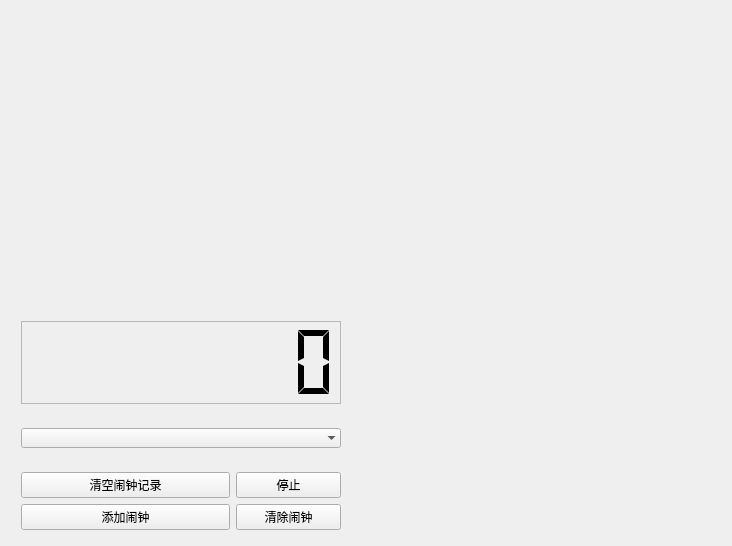
<?xml version="1.0" encoding="UTF-8"?>
<ui version="4.0">
 <class>DigitClock</class>
 <widget class="QWidget" name="DigitClock">
  <property name="geometry">
   <rect>
    <x>0</x>
    <y>0</y>
    <width>732</width>
    <height>546</height>
   </rect>
  </property>
  <property name="windowTitle">
   <string>DigitClock</string>
  </property>
  <property name="windowOpacity">
   <double>1.000000000000000</double>
  </property>
  <widget class="QWidget" name="gridLayoutWidget">
   <property name="geometry">
    <rect>
     <x>10</x>
     <y>310</y>
     <width>331</width>
     <height>231</height>
    </rect>
   </property>
   <layout class="QGridLayout" name="gridLayout" rowstretch="1,2,1,1,1,0,0">
    <property name="rightMargin">
     <number>0</number>
    </property>
    <item row="0" column="0" rowspan="2" colspan="3">
     <widget class="QLCDNumber" name="lcdNumber">
      <property name="frameShape">
       <enum>QFrame::StyledPanel</enum>
      </property>
      <property name="frameShadow">
       <enum>QFrame::Sunken</enum>
      </property>
      <property name="lineWidth">
       <number>2</number>
      </property>
      <property name="digitCount">
       <number>8</number>
      </property>
      <property name="segmentStyle">
       <enum>QLCDNumber::Flat</enum>
      </property>
     </widget>
    </item>
    <item row="2" column="0" rowspan="2" colspan="3">
     <widget class="QComboBox" name="comboBox">
      <property name="iconSize">
       <size>
        <width>20</width>
        <height>16</height>
       </size>
      </property>
      <property name="frame">
       <bool>false</bool>
      </property>
     </widget>
    </item>
    <item row="4" column="2">
     <widget class="QPushButton" name="stopBtn">
      <property name="text">
       <string>停止</string>
      </property>
     </widget>
    </item>
    <item row="5" column="2">
     <widget class="QPushButton" name="ClearTime">
      <property name="text">
       <string>清除闹钟</string>
      </property>
     </widget>
    </item>
    <item row="4" column="0" colspan="2">
     <widget class="QPushButton" name="clearLog">
      <property name="text">
       <string>清空闹钟记录</string>
      </property>
     </widget>
    </item>
    <item row="5" column="0" colspan="2">
     <widget class="QPushButton" name="addTime">
      <property name="text">
       <string>添加闹钟</string>
      </property>
     </widget>
    </item>
   </layout>
  </widget>
  <widget class="QWidget" name="horizontalLayoutWidget">
   <property name="geometry">
    <rect>
     <x>380</x>
     <y>60</y>
     <width>211</width>
     <height>80</height>
    </rect>
   </property>
   <layout class="QHBoxLayout" name="horizontalLayout">
    <item>
     <widget class="QLabel" name="hourLabel">
      <property name="text">
       <string/>
      </property>
     </widget>
    </item>
    <item>
     <widget class="QLabel" name="pointLable_1">
      <property name="text">
       <string/>
      </property>
     </widget>
    </item>
    <item>
     <widget class="QLabel" name="minuteLable">
      <property name="text">
       <string/>
      </property>
     </widget>
    </item>
    <item>
     <widget class="QLabel" name="pointLabel_2">
      <property name="text">
       <string/>
      </property>
     </widget>
    </item>
    <item>
     <widget class="QLabel" name="secondLabel">
      <property name="text">
       <string/>
      </property>
     </widget>
    </item>
   </layout>
  </widget>
  <widget class="QLabel" name="musicPath">
   <property name="geometry">
    <rect>
     <x>380</x>
     <y>150</y>
     <width>241</width>
     <height>41</height>
    </rect>
   </property>
   <property name="text">
    <string/>
   </property>
  </widget>
  <widget class="QLabel" name="label">
   <property name="geometry">
    <rect>
     <x>370</x>
     <y>310</y>
     <width>341</width>
     <height>221</height>
    </rect>
   </property>
   <property name="text">
    <string/>
   </property>
  </widget>
 </widget>
 <layoutdefault spacing="6" margin="11"/>
 <resources/>
 <connections/>
</ui>
